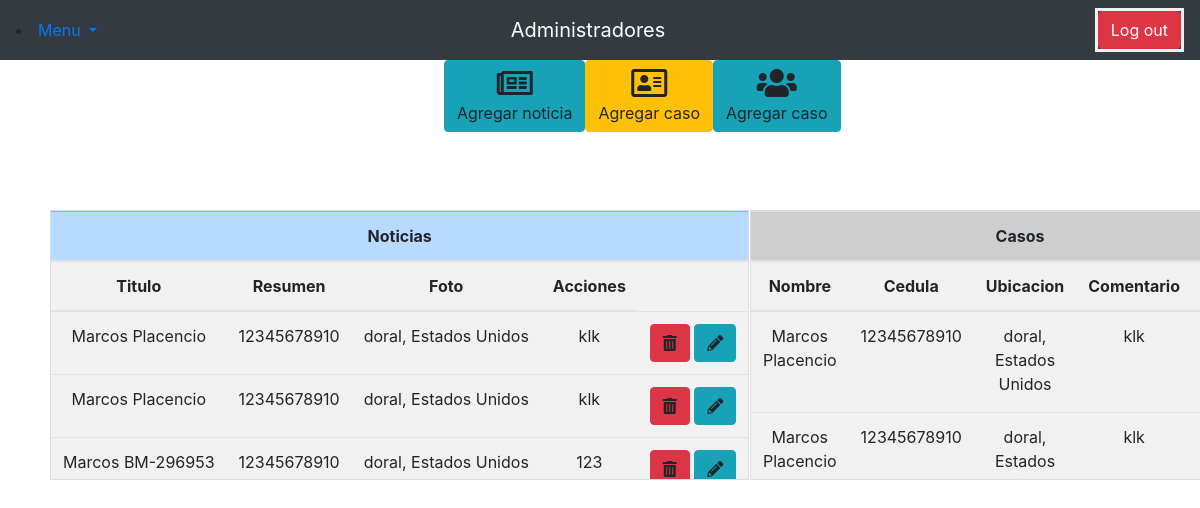
/Archives/Admin.php, run on the app's committed database.
### tables this page shows
CREATE TABLE `casos` (
  `ID` INT(11) NOT NULL,
  `Cedula` VARCHAR(11) NOT NULL,
  `Nombre` VARCHAR(50) NOT NULL,
  `Apellido` VARCHAR(50) NOT NULL,
  `Nacimiento` DATE NOT NULL,
  `Pais` VARCHAR(255) NOT NULL,
  `Ciudad` VARCHAR(255) NOT NULL,
  `Latitud` DOUBLE NOT NULL,
  `Longitud` DOUBLE NOT NULL,
  `Contagio` DATE NOT NULL,
  `Comentario` TEXT NOT NULL
);

### Archives/Admin.php (the view, shortened to what this page needs)
<?php session_start();
$conn = mysqli_connect(
    'localhost',
    'root',
    '',
    'proyecto'
);
?>
<!DOCTYPE html>
<html lang="en">
<head>
    <link rel="stylesheet" href="Adm.css" >
    <link rel="stylesheet" href="https://stackpath.bootstrapcdn.com/bootstrap/4.3.1/css/bootstrap.min.css">
    <link rel="stylesheet" href="https://use.fontawesome.com/releases/v5.6.3/css/all.css">
</head>
<body>
    <nav class="navbar navbar-dark bg-dark">
        <li class="nav-item dropdown">
            <a class="dropdown-toggle" href="#" id="navbarDropdown" role="button" data-toggle="dropdown" aria-haspopup="true" aria-expanded="false">
                Menu
            </a>
        </li>
        <a href="Admin.php" class="navbar-brand">Administradores</a>
        <form action="action_page.php" method="POST" align = "right" style="margin-left: 0%; background: rgba(245, 252, 145, 0)">
            <button type="submit" class="btn btn-danger" name = "Logout" >Log out</button>
        </form>
    </nav>
    <div align = "center" style="margin-left: 37%">
       <div style="float: left" align="center">
            <a class="btn btn-info" onclick="edit()" data-toggle="modal" data-target="#Modal2">
                <i class="far fa-newspaper fa-2x" id="news"></i><br>
                <font size="3" id="fnews">Agregar noticia</font>
            </a>
       </div>
       <div style="float: left">
            <a class="btn btn-warning" onclick="edit2()" data-toggle="modal" data-target="#Modal3">
                <i class="far fa-address-card fa-2x" id="cases"></i><br>
                <font size="3" id="fcases">Agregar caso</font>
            </a>
       </div>
       <div style="float: left">
            <a class="btn btn-info" onclick="edit2()" data-toggle="modal" data-target="#Modal3">
                <i class="fas fa-users fa-2x"></i></i><br>
                <font size="3" id="fcases">Agregar caso</font>
            </a>
       </div>
    </div>
    <div align = "center" id="global" style="float: left;position:fixed; margin-left:750px; margin-top: 150px">
        <table class="table" style="width: auto; text-align: center; ">
            <thead>
                <tr class="table-active"><th scope="col" colspan="5" style="text-align: center"><a >Casos</a></td></tr>
                <th scope="col">Nombre</th>
                <th scope="col">Cedula</th>
                <th scope="col">Ubicacion</th>
                <th scope="col">Comentario</th>
                <th scope="col">Acciones</th>
            </thead>
            <tbody class="table-striped">
                <?php
                $querys = "select * from casos";
                $result_task = mysqli_query($conn, $querys);
                while($row = mysqli_fetch_array($result_task)){ ?>
                <tr>
                    <td><?php echo $row['Nombre'] . " " . $row['Apellido']?></td>
                    <td><?php echo $row['Cedula']?></td>
                    <td><?php echo $row['Ciudad'] . ", " . $row['Pais']?></td>
                    <td><?php echo $row['Comentario']?></td>
                    <td>
                    </td>
                </tr>
            <?php } ?>
            </tbody>
        </table>
    </div>
    <div align = "center" id="global" style="float: left; margin-left: 50px; position:fixed; margin-top: 150px">
        <table class="table" style="width: auto; text-align: center; ">
            <thead>
                <tr class="table-primary"><th scope="col" colspan="5" style="text-align: center"><a>Noticias</a></td></tr>
                <th scope="col">Titulo</th>
                <th scope="col">Resumen</th>
                <th scope="col">Foto</th>
                <th scope="col">Acciones</th>
            </thead>
            <tbody class="table-striped">
                <?php
                $querys = "select * from casos";
                $result_task = mysqli_query($conn, $querys);
                while($row = mysqli_fetch_array($result_task)){ ?>
                <tr>
                    <td><?php echo $row['Nombre'] . " " . $row['Apellido']?></td>
                    <td><?php echo $row['Cedula']?></td>
                    <td><?php echo $row['Ciudad'] . ", " . $row['Pais']?></td>
                    <td><?php echo $row['Comentario']?></td>
                    <td>
                        <a class="btn btn-danger" onclick="eliminar(<?php echo $row['ID'] ?>)">
                            <i class="fas fa-trash-alt"></i><br>
                        </a>
                        <a class="btn btn-info" onclick="editar(<?php echo $row['ID'] ?>)">
                            <i class="fas fa-pencil-alt"></i>
                        </a>
                    </td>
                </tr>
            <?php } ?>
            </tbody>
        </table>
    </div>
</body>
</html>

### Archives/adm.css (style rules this page uses)
form { border: 3px solid #f1f1f1; }
* { margin: 0px; padding: 0px; }
#global { height: 300px; width: 200px; border: 1px solid #ddd; background: #f1f1f1; overflow-y: scroll; }

### Archives/Admin.php (style rules this page uses)
#global { height: 270px; width: auto; border: 1px solid #ddd; background: #f1f1f1; overflow-y: scroll; }

### data on the page
casos: Nombre "Marcos", Apellido "Placencio", Cedula "12345678910", Ciudad "doral", Pais "Estados Unidos", Comentario "klk"
casos: Nombre "Marcos", Apellido "Placencio", Cedula "12345678910", Ciudad "doral", Pais "Estados…", Comentario "klk", Pais "Estados Unidos"
casos: Nombre "Marcos", Apellido "BM-296953", Cedula "12345678910", Ciudad "doral", Pais "Estados Unidos", Comentario "123"
